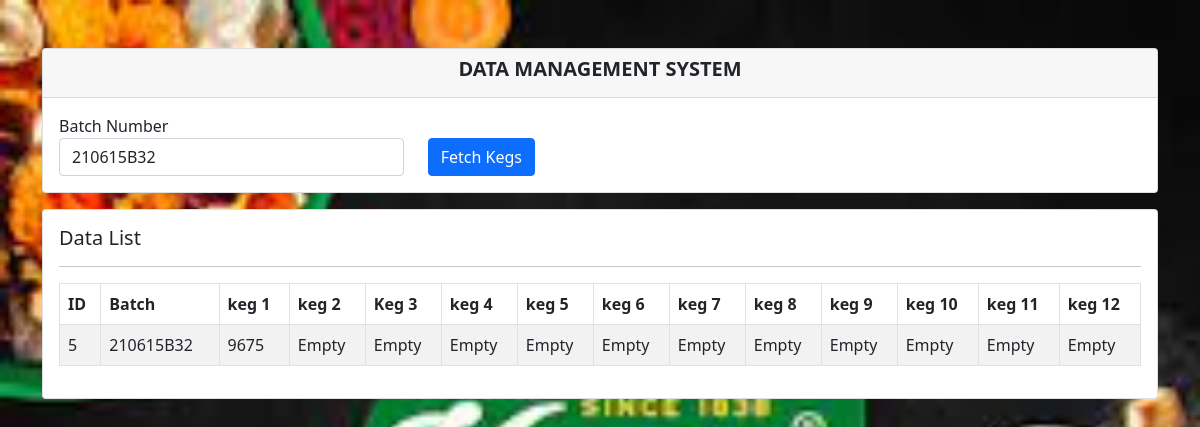
Screenshot of /app/src/main/java/Php/kegDatabase.php?batch=210615B32 with the database file from the repository.
### tables this page shows
CREATE TABLE `kegs` (
  `id` int(11) NOT NULL,
  `batch` varchar(25) NOT NULL,
  `keg_1` varchar(25) NOT NULL,
  `keg_2` varchar(25) NOT NULL,
  `keg_3` varchar(25) NOT NULL,
  `keg_4` varchar(25) NOT NULL,
  `keg_5` varchar(25) NOT NULL,
  `keg_6` varchar(25) NOT NULL,
  `keg_7` varchar(25) NOT NULL,
  `keg_8` varchar(25) NOT NULL,
  `keg_9` varchar(25) NOT NULL,
  `keg_10` varchar(25) NOT NULL,
  `keg_11` varchar(25) NOT NULL,
  `keg_12` varchar(25) NOT NULL
);

### app/src/main/java/Php/kegDatabase.php (the view, shortened to what this page needs)
<!DOCTYPE html>
<html lang="en">
<head>
    <link href="css-js/bootstrap.min.css" rel="stylesheet">
</head>
<body class="bg-light">
<section class="py-5">
    <div class="container">
        <div class="row justify-content-center">
            <div class="col-md-12">
                <div class="card">
                    <div class="card-header" align="center">
                        <h5><strong>DATA MANAGEMENT SYSTEM</strong></h5>
                    </div>
                    <div class="card-body">
                        <form action="" method="GET">
                            <div class="row">
                                <div class="col-md-4">
                                    <div class="form-group">
                                        <label for="">Batch Number</label>
                                        <input type="text" name="batch" value="<?php if(isset($_GET['batch'])){echo $_GET['batch'];}else{}?>" class="form-control" placeholder="Batch Number">
                                    </div>
                                </div>
                                <div class="col-md-4">
                                    <div class="form-group">
                                    <br>
                                        <button type="submit" class="btn btn-primary">Fetch Kegs</button>
                                    </div>
                                </div>
                            </div>
                        </form>
                    </div>
                </div>
                <div class="card mt-3">
                    <div class="card-body">
                        <h5>Data List</h5>
                        <hr>
                        <table class="table table-bordered table-striped">
                            <thead>
                                <tr>
                                    <th>ID</th>
                                    <th>Batch</th>
                                    <th>keg 1</th>
                                    <th>keg 2</th>
                                    <th>Keg 3</th>
                                    <th>keg 4</th>
                                    <th>keg 5</th>
                                    <th>keg 6</th>
                                    <th>keg 7</th>
                                    <th>keg 8</th>
                                    <th>keg 9</th>
                                    <th>keg 10</th>
                                    <th>keg 11</th>
                                    <th>keg 12</th>
                                </tr>
                            </thead>
                            <tbody>
                                 <?php
                                 if(isset($_GET['batch']))
                                 {
                                    $batch = $_GET['batch'];
                                    $conn = mysqli_connect("localhost", "root", "", "bctrace");
                                    $query = "SELECT * FROM kegs WHERE batch = '$batch'";
                                    $query_run = mysqli_query($conn, $query);
                                    if(mysqli_num_rows($query_run) > 0)
                                    {
                                        foreach($query_run as $row)
                                        {
                                            ?>
                                                <tr>
                                                    <td><?php echo $row['id']; ?></td>
                                                    <td><?php echo $row['batch']; ?></td>
                                                    <td><?php echo $row['keg_1']; ?></td>
                                                    <td><?php echo $row['keg_2']; ?></td>
                                                    <td><?php echo $row['keg_3']; ?></td>
                                                    <td><?php echo $row['keg_4']; ?></td>
                                                    <td><?php echo $row['keg_5']; ?></td>
                                                    <td><?php echo $row['keg_6']; ?></td>
                                                    <td><?php echo $row['keg_7']; ?></td>
                                                    <td><?php echo $row['keg_8']; ?></td>
                                                    <td><?php echo $row['keg_9']; ?></td>
                                                    <td><?php echo $row['keg_10']; ?></td>
                                                    <td><?php echo $row['keg_11']; ?></td>
                                                    <td><?php echo $row['keg_12']; ?></td>
                                                </tr>
                                            <?php
                                        }
                                    }
                                    else{
                                        ?>
                                            <tr>
                                                <td colspan="4"><h5>No Record Found</h5></td>
                                            </tr>
                                        <?php
                                    }
                                 }
                                 ?>
                            </tbody>
                        </table>
                    </div>
                </div>
            </div>
        </div>
    </div>
</section>
</body>
</html>

### app/src/main/java/Php/kegDatabase.php (style rules this page uses)
body { background-image: url('knorrReal.jpg'); background-repeat: no-repeat; background-attachment: fixed; background-size: cover; }

### rows the page displays
kegs: id "5", batch "210615B32", keg_1 "9675", keg_2 "Empty", keg_3 "Empty", keg_4 "Empty", keg_5 "Empty", keg_6 "Empty", keg_7 "Empty", keg_8 "Empty", keg_9 "Empty", keg_10 "Empty", keg_11 "Empty", keg_12 "Empty"
